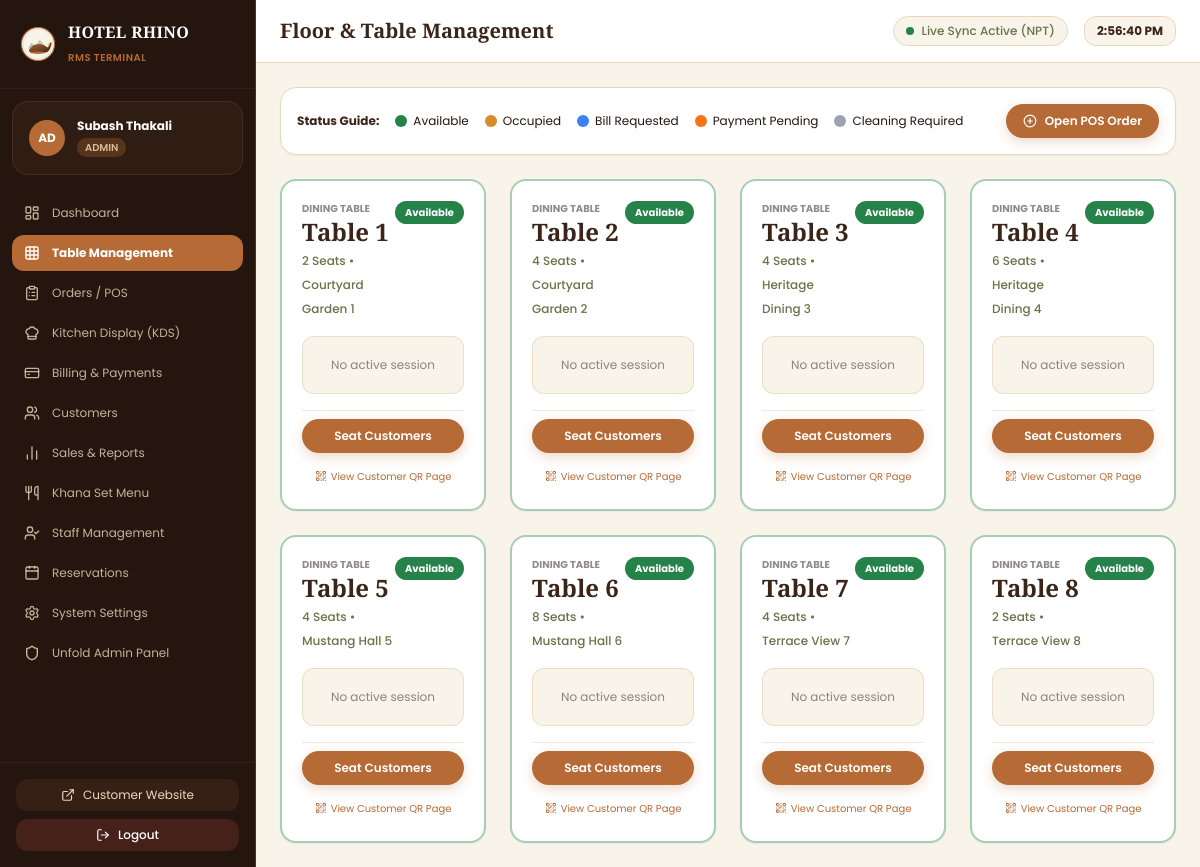
/staff/tables/ (signed in), run on the app's committed database.
### thakali_app/models.py (models this page shows, shortened)
class StaffProfile(models.Model):
    ROLE_CHOICES = [
        ('ADMIN', 'Owner / Admin'),
        ('CASHIER', 'Cashier'),
        ('WAITER', 'Waiter'),
        ('KITCHEN', 'Kitchen Staff'),
    ]
    user = models.OneToOneField(User, on_delete=models.CASCADE, related_name='staff_profile')
    role = models.CharField(max_length=20, choices=ROLE_CHOICES, default='WAITER')
    phone = models.CharField(max_length=20, blank=True)
    is_active_duty = models.BooleanField(default=True)
    created_at = models.DateTimeField(auto_now_add=True)

class RestaurantTable(models.Model):
    STATUS_CHOICES = [
        ('AVAILABLE', 'Available'),
        ('OCCUPIED', 'Occupied'),
        ('BILL_REQUESTED', 'Bill Requested'),
        ('PAYMENT_PENDING', 'Payment Pending'),
        ('CLEANING_REQUIRED', 'Cleaning Required'),
    ]
    table_number = models.CharField(max_length=10, unique=True)
    name = models.CharField(max_length=50, blank=True, help_text="e.g. Table 1, Heritage Courtyard 4")
    capacity = models.PositiveIntegerField(default=4)
    status = models.CharField(max_length=25, choices=STATUS_CHOICES, default='AVAILABLE')
    qr_code_token = models.UUIDField(default=uuid.uuid4, unique=True, editable=False)
    created_at = models.DateTimeField(auto_now_add=True)
    class Meta:
        ordering = ['table_number']
    @property
    def current_session(self):
        return self.sessions.filter(is_active=True).first()

### thakali_app/views.py (the view)
# urls.py: path('staff/tables/', views.table_management_view, name='staff_tables'),
@login_required
def table_management_view(request):
    tables = RestaurantTable.objects.all().order_by('table_number')
    staff_members = StaffProfile.objects.filter(is_active_duty=True).select_related('user')
    return render(request, 'staff/tables.html', {
        'tables': tables,
        'staff_members': staff_members,
    })

### templates/staff/tables.html (shortened to what this page needs)
{% extends 'staff/base_staff.html' %}
{% block header_title %}Floor & Table Management{% endblock %}
{% block content %}
<div class="space-y-6">
  <div class="bg-white p-4 rounded-2xl border border-tradBeige shadow-sm flex flex-wrap items-center justify-between gap-4 text-xs">
    <div class="flex flex-wrap items-center gap-4">
      <span class="font-bold text-deepBrown">Status Guide:</span>
      <span class="flex items-center gap-1.5"><span class="w-3 h-3 rounded-full bg-successGreen"></span> Available</span>
      <span class="flex items-center gap-1.5"><span class="w-3 h-3 rounded-full bg-warningAmber"></span> Occupied</span>
      <span class="flex items-center gap-1.5"><span class="w-3 h-3 rounded-full bg-blue-500"></span> Bill Requested</span>
      <span class="flex items-center gap-1.5"><span class="w-3 h-3 rounded-full bg-orange-500"></span> Payment Pending</span>
      <span class="flex items-center gap-1.5"><span class="w-3 h-3 rounded-full bg-gray-400"></span> Cleaning Required</span>
    </div>
    <div>
      <a href="{% url 'staff_pos' %}" class="btn-primary text-xs py-2 px-4">
        <i data-lucide="plus-circle" class="w-3.5 h-3.5"></i> Open POS Order
      </a>
    </div>
  </div>
  <div class="grid grid-cols-1 sm:grid-cols-2 md:grid-cols-3 lg:grid-cols-4 gap-6">
    {% for table in tables %}
    <div class="bg-white rounded-2xl border-2 shadow-sm p-5 flex flex-col justify-between space-y-4 {% if table.status == 'AVAILABLE' %}border-successGreen/40{% elif table.status == 'OCCUPIED' %}border-warningAmber/60{% elif table.status == 'BILL_REQUESTED' %}border-blue-400{% elif table.status == 'PAYMENT_PENDING' %}border-orange-400{% else %}border-gray-300{% endif %}">
      <div class="flex items-start justify-between">
        <div>
          <span class="text-[10px] uppercase font-bold text-darkEspresso/50 block">Dining Table</span>
          <h3 class="font-heading font-extrabold text-2xl text-deepBrown">Table {{ table.table_number }}</h3>
          <span class="text-xs text-mutedOlive font-medium">{{ table.capacity }} Seats • {{ table.name|default:"Main Hall" }}</span>
        </div>
        <span class="px-2.5 py-1 rounded-full text-[10px] font-bold text-white {% if table.status == 'AVAILABLE' %}bg-successGreen{% elif table.status == 'OCCUPIED' %}bg-warningAmber{% elif table.status == 'BILL_REQUESTED' %}bg-blue-500{% elif table.status == 'PAYMENT_PENDING' %}bg-orange-500{% else %}bg-gray-400{% endif %}">
          {{ table.get_status_display }}
        </span>
      </div>
      <div class="bg-creamBg p-3 rounded-xl border border-tradBeige/80 text-xs space-y-1">
        {% if table.current_session %}
          <div class="flex justify-between font-semibold text-deepBrown">
            <span>Guests: {{ table.current_session.customer_count }}</span>
            <span class="text-terracotta">NPR {{ table.current_session.total_bill_amount|floatformat:2 }}</span>
          </div>
          <p class="text-[11px] text-darkEspresso/70">
            Waiter: {{ table.current_session.assigned_waiter.username|default:"General" }}
          </p>
          <p class="text-[10px] text-darkEspresso/50">
            Occupied: {{ table.current_session.opened_at|date:"h:i A" }}
          </p>
        {% else %}
          <p class="text-darkEspresso/50 text-center py-2">No active session</p>
        {% endif %}
      </div>
      <div class="space-y-2 pt-2 border-t border-tradBeige/60">
        {% if table.status == 'AVAILABLE' %}
        <button onclick="promptOpenSession({{ table.id }}, '{{ table.table_number }}')" class="btn-primary w-full text-xs py-2 justify-center">
          Seat Customers
        </button>
        {% elif table.status == 'CLEANING_REQUIRED' %}
        <button onclick="updateTableStatus({{ table.id }}, 'AVAILABLE')" class="btn-outline w-full text-xs py-1.5 justify-center border-successGreen text-successGreen hover:bg-successGreen hover:text-white">
          Mark as Cleaned
        </button>
        {% endif %}
        <div class="text-center pt-1">
          <a href="{% url 'qr_table_order' table.qr_code_token %}" target="_blank" class="text-[10px] text-terracotta hover:underline inline-flex items-center gap-1">
            <i data-lucide="qr-code" class="w-3 h-3"></i> View Customer QR Page
          </a>
        </div>
      </div>
    </div>
    {% endfor %}
  </div>
</div>
{% endblock %}

### templates/staff/base_staff.html (shortened to what this page needs)
<!DOCTYPE html>
<html lang="en">
<head>
  <script src="https://cdn.tailwindcss.com"></script>
  <link rel="stylesheet" href="/static/css/style.css">
</head>
<body class="bg-creamBg text-darkEspresso min-h-screen flex flex-col md:flex-row font-body">
  <aside class="w-full md:w-64 bg-darkEspresso text-tradBeige flex-shrink-0 flex flex-col justify-between border-r border-terracotta/30">
    <div>
      <div class="p-5 border-b border-deepBrown/80 flex items-center justify-between">
        <div class="flex items-center gap-3">
          <img src="/static/images/rhino_logo.svg" alt="Hotel Rhino" class="w-9 h-9">
          <div>
            <h1 class="font-heading font-bold text-white text-base tracking-wide">HOTEL RHINO</h1>
            <span class="text-[10px] text-terracotta tracking-wider uppercase font-semibold">RMS Terminal</span>
          </div>
        </div>
      </div>
      <div class="p-4 bg-deepBrown/50 mx-3 my-3 rounded-2xl border border-terracotta/20 flex items-center gap-3">
        <div class="w-9 h-9 rounded-full bg-terracotta text-white flex items-center justify-center font-bold text-xs">
          {{ request.user.username|slice:":2"|upper }}
        </div>
        <div class="overflow-hidden">
          <p class="text-xs font-bold text-white truncate">{{ request.user.get_full_name|default:request.user.username }}</p>
          <span class="text-[10px] px-2 py-0.5 rounded-full bg-terracotta/30 text-warmSand font-semibold uppercase">
            {{ STAFF_ROLE|default:"ADMIN" }}
          </span>
        </div>
      </div>
      <nav class="px-3 py-2 space-y-1 text-xs">
        <a href="{% url 'staff_dashboard' %}" class="flex items-center gap-3 px-3 py-2.5 rounded-xl transition {% if request.resolver_match.url_name == 'staff_dashboard' %}bg-terracotta text-white font-bold{% else %}hover:bg-deepBrown text-tradBeige/80 hover:text-white{% endif %}">
          <i data-lucide="layout-dashboard" class="w-4 h-4"></i> Dashboard
        </a>
        <a href="{% url 'staff_tables' %}" class="flex items-center gap-3 px-3 py-2.5 rounded-xl transition {% if request.resolver_match.url_name == 'staff_tables' %}bg-terracotta text-white font-bold{% else %}hover:bg-deepBrown text-tradBeige/80 hover:text-white{% endif %}">
          <i data-lucide="grid" class="w-4 h-4"></i> Table Management
        </a>
        <a href="{% url 'staff_pos' %}" class="flex items-center gap-3 px-3 py-2.5 rounded-xl transition {% if request.resolver_match.url_name == 'staff_pos' %}bg-terracotta text-white font-bold{% else %}hover:bg-deepBrown text-tradBeige/80 hover:text-white{% endif %}">
          <i data-lucide="clipboard-list" class="w-4 h-4"></i> Orders / POS
        </a>
        <a href="{% url 'staff_kitchen' %}" class="flex items-center gap-3 px-3 py-2.5 rounded-xl transition {% if request.resolver_match.url_name == 'staff_kitchen' %}bg-terracotta text-white font-bold{% else %}hover:bg-deepBrown text-tradBeige/80 hover:text-white{% endif %}">
          <i data-lucide="chef-hat" class="w-4 h-4"></i> Kitchen Display (KDS)
        </a>
        <a href="{% url 'staff_billing' %}" class="flex items-center gap-3 px-3 py-2.5 rounded-xl transition {% if request.resolver_match.url_name == 'staff_billing' %}bg-terracotta text-white font-bold{% else %}hover:bg-deepBrown text-tradBeige/80 hover:text-white{% endif %}">
          <i data-lucide="credit-card" class="w-4 h-4"></i> Billing & Payments
        </a>
        <a href="{% url 'staff_customers' %}" class="flex items-center gap-3 px-3 py-2.5 rounded-xl transition {% if request.resolver_match.url_name == 'staff_customers' %}bg-terracotta text-white font-bold{% else %}hover:bg-deepBrown text-tradBeige/80 hover:text-white{% endif %}">
          <i data-lucide="users" class="w-4 h-4"></i> Customers
        </a>
        <a href="{% url 'staff_reports' %}" class="flex items-center gap-3 px-3 py-2.5 rounded-xl transition {% if request.resolver_match.url_name == 'staff_reports' %}bg-terracotta text-white font-bold{% else %}hover:bg-deepBrown text-tradBeige/80 hover:text-white{% endif %}">
          <i data-lucide="bar-chart-2" class="w-4 h-4"></i> Sales & Reports
        </a>
        <a href="{% url 'staff_khana_sets' %}" class="flex items-center gap-3 px-3 py-2.5 rounded-xl transition {% if request.resolver_match.url_name == 'staff_khana_sets' %}bg-terracotta text-white font-bold{% else %}hover:bg-deepBrown text-tradBeige/80 hover:text-white{% endif %}">
          <i data-lucide="utensils" class="w-4 h-4"></i> Khana Set Menu
        </a>
        <a href="{% url 'staff_members' %}" class="flex items-center gap-3 px-3 py-2.5 rounded-xl transition {% if request.resolver_match.url_name == 'staff_members' %}bg-terracotta text-white font-bold{% else %}hover:bg-deepBrown text-tradBeige/80 hover:text-white{% endif %}">
          <i data-lucide="user-check" class="w-4 h-4"></i> Staff Management
        </a>
        <a href="{% url 'staff_reservations' %}" class="flex items-center gap-3 px-3 py-2.5 rounded-xl transition {% if request.resolver_match.url_name == 'staff_reservations' %}bg-terracotta text-white font-bold{% else %}hover:bg-deepBrown text-tradBeige/80 hover:text-white{% endif %}">
          <i data-lucide="calendar" class="w-4 h-4"></i> Reservations
        </a>
        <a href="{% url 'staff_settings' %}" class="flex items-center gap-3 px-3 py-2.5 rounded-xl transition {% if request.resolver_match.url_name == 'staff_settings' %}bg-terracotta text-white font-bold{% else %}hover:bg-deepBrown text-tradBeige/80 hover:text-white{% endif %}">
          <i data-lucide="settings" class="w-4 h-4"></i> System Settings
        </a>
        <a href="/admin/" target="_blank" class="flex items-center gap-3 px-3 py-2.5 rounded-xl hover:bg-deepBrown text-tradBeige/80 hover:text-white transition">
          <i data-lucide="shield" class="w-4 h-4 text-warmSand"></i> Unfold Admin Panel
        </a>
      </nav>
    </div>
    <div class="p-4 border-t border-deepBrown/80 space-y-2 text-xs">
      <a href="/" target="_blank" class="flex items-center justify-center gap-2 w-full py-2 rounded-xl bg-deepBrown/80 text-tradBeige hover:text-white transition">
        <i data-lucide="external-link" class="w-3.5 h-3.5"></i> Customer Website
      </a>
      <a href="{% url 'staff_logout' %}" class="flex items-center justify-center gap-2 w-full py-2 rounded-xl bg-errorRed/20 hover:bg-errorRed text-white transition font-medium">
        <i data-lucide="log-out" class="w-3.5 h-3.5"></i> Logout
      </a>
    </div>
  </aside>
  <div class="flex-grow flex flex-col min-w-0">
    <header class="bg-white border-b border-tradBeige px-6 py-4 flex items-center justify-between">
      <div class="flex items-center gap-3">
        <h2 class="font-heading font-bold text-xl text-deepBrown">{% block header_title %}Operations Dashboard{% endblock %}</h2>
      </div>
      <div class="flex items-center gap-4 text-xs">
        <div class="hidden sm:flex items-center gap-2 px-3 py-1.5 rounded-full bg-creamBg border border-tradBeige text-mutedOlive font-medium">
          <span class="w-2 h-2 rounded-full bg-successGreen animate-ping"></span>
          <span>Live Sync Active (NPT)</span>
        </div>
        <div id="liveClock" class="font-bold text-deepBrown px-3 py-1.5 bg-creamBg rounded-xl border border-tradBeige">
        </div>
      </div>
    </header>
    <main class="p-6 flex-grow">
      {% block content %}{% endblock %}
    </main>
  </div>
</body>
</html>

### static/css/style.css (style rules this page uses)
:root { --color-deep-brown: #3B2418; --color-espresso: #24160F; --color-terracotta: #B66A36; --color-warm-sand: #D8BD96; --color-trad-beige: #E9D9BC; --color-cream-bg: #F8F4EA; --color-muted-olive: #68734A; --color-white: #FFFFFF; --color-success: #25834A; --color-warning: #D68B27; --color-error: #C64C43; --font-heading: 'Playfair Display', serif; --font-body: 'Poppins', -apple-system, BlinkMacSystemFont, sans-serif; --font-devanagari: 'Noto Sans Devanagari', sans-serif; }
* { box-sizing: border-box; margin: 0; padding: 0; }
body { font-family: var(--font-body); background-color: var(--color-cream-bg); color: var(--color-espresso); line-height: 1.6; min-height: 100vh; }
h1, h2, h3, h4, .brand-font { font-family: var(--font-heading); color: var(--color-deep-brown); font-weight: 700; }
a { color: inherit; text-decoration: none; }
.btn-primary { background-color: var(--color-terracotta); color: var(--color-white); padding: 0.75rem 1.75rem; border-radius: 9999px; font-weight: 600; border: 1px solid transparent; display: inline-flex; align-items: center; justify-content: center; gap: 0.5rem; transition: all 0.25s ease; cursor: pointer; box-shadow: 0 4px 12px rgba(182, 106, 54, 0.25); }

### data on the page
StaffProfile: role "ADMIN"
RestaurantTable: table_number "1", capacity "2", name "Courtyard Garden 1", status "Available", shows "No active session"
RestaurantTable: table_number "2", capacity "4", name "Courtyard Garden 2", status "Available", shows "No active session"
RestaurantTable: table_number "3", capacity "4", name "Heritage Dining 3", status "Available", shows "No active session"
RestaurantTable: table_number "4", capacity "6", name "Heritage Dining 4", status "Available", shows "No active session"
RestaurantTable: table_number "5", capacity "4", name "Mustang Hall 5", status "Available", shows "No active session"
RestaurantTable: table_number "6", capacity "8", name "Mustang Hall 6", status "Available", shows "No active session"
RestaurantTable: table_number "7", capacity "4", name "Terrace View 7", status "Available", shows "No active session"
RestaurantTable: table_number "8", capacity "2", name "Terrace View 8", status "Available", shows "No active session"

### other printed values
{{ request.user.username|slice:":2"|upper }} "AD"
{{ request.user.get_full_name|default:request.user.username }} "Subash Thakali"
